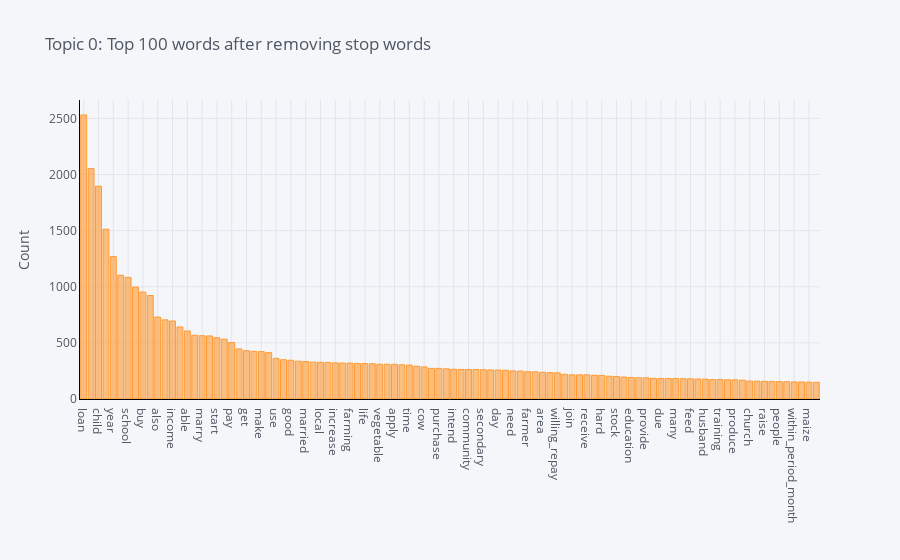

Write notebook code for a chart like this one.
### Code cell
# create a model
lda = create_model('lda')
# plot a model
plot_model(lda)

### Figure 1 — Plotly figure (JSON) as saved in the notebook; plotly's stock layout.template omitted (floating-point values rounded to 4 significant figures)
{"data": [{"marker": {"color": "rgba(255, 153, 51, 0.6)", "line": {"color": "rgba(255, 153, 51, 1.0)", "width": 1}}, "name": "count", "orientation": "v", "text": "", "type": "bar", "x": ["loan", "group", "child", "business", "year", "sell", "school", "member", "buy", "woman", "also", "usd", "income", "old", "able", "milk", "marry", "family", "start", "small", "pay", "work", "get", "farm", "make", "grow", "use", "market", "good", "month", "married", "live", "local", "fee", "increase", "give", "farming", "enable", "life", "want", "vegetable", "steer", "apply", "help", "time", "repay", "cow", "first", "purchase", "dairy", "intend", "primary", "community", "high", "secondary", "take", "day", "mother", "need", "well", "farmer", "bear", "area", "sale", "willing_repay", "ago", "join", "plan", "receive", "dairy_cow", "hard", "would", "stock", "shop", "education", "hope", "provide", "earn", "due", "go", "many", "support", "feed", "last", "husband", "water", "training", "educate", "produce", "college", "church", "keep", "raise", "customer", "people", "save", "within_period_month", "young", "maize", "home"], "y": [2531, 2053, 1896, 1513, 1269, 1103, 1084, 998, 953, 922, 730, 705, 695, 642, 606, 568, 564, 562, 546, 533, 503, 446, 431, 425, 422, 413, 362, 350, 345, 337, 334, 329, 327, 326, 322, 320, 320, 317, 316, 314, 310, 310, 309, 305, 302, 292, 286, 273, 273, 269, 265, 263, 263, 263, 261, 259, 258, 256, 250, 249, 243, 242, 238, 235, 233, 220, 215, 215, 215, 212, 210, 203, 201, 196, 192, 189, 189, 184, 183, 183, 182, 181, 180, 178, 177, 173, 173, 171, 171, 168, 160, 159, 158, 157, 155, 154, 152, 152, 150, 149]}], "layout": {"legend": {"bgcolor": "#F5F6F9", "font": {"color": "#4D5663"}}, "paper_bgcolor": "#F5F6F9", "plot_bgcolor": "#F5F6F9", "title": {"font": {"color": "#4D5663"}, "text": "Topic 0: Top 100 words after removing stop words"}, "xaxis": {"gridcolor": "#E1E5ED", "linecolor": "black", "showgrid": true, "tickfont": {"color": "#4D5663"}, "title": {"font": {"color": "#4D5663"}, "text": ""}, "zerolinecolor": "#E1E5ED"}, "yaxis": {"gridcolor": "#E1E5ED", "linecolor": "black", "showgrid": true, "tickfont": {"color": "#4D5663"}, "title": {"font": {"color": "#4D5663"}, "text": "Count"}, "zerolinecolor": "#E1E5ED"}}}
